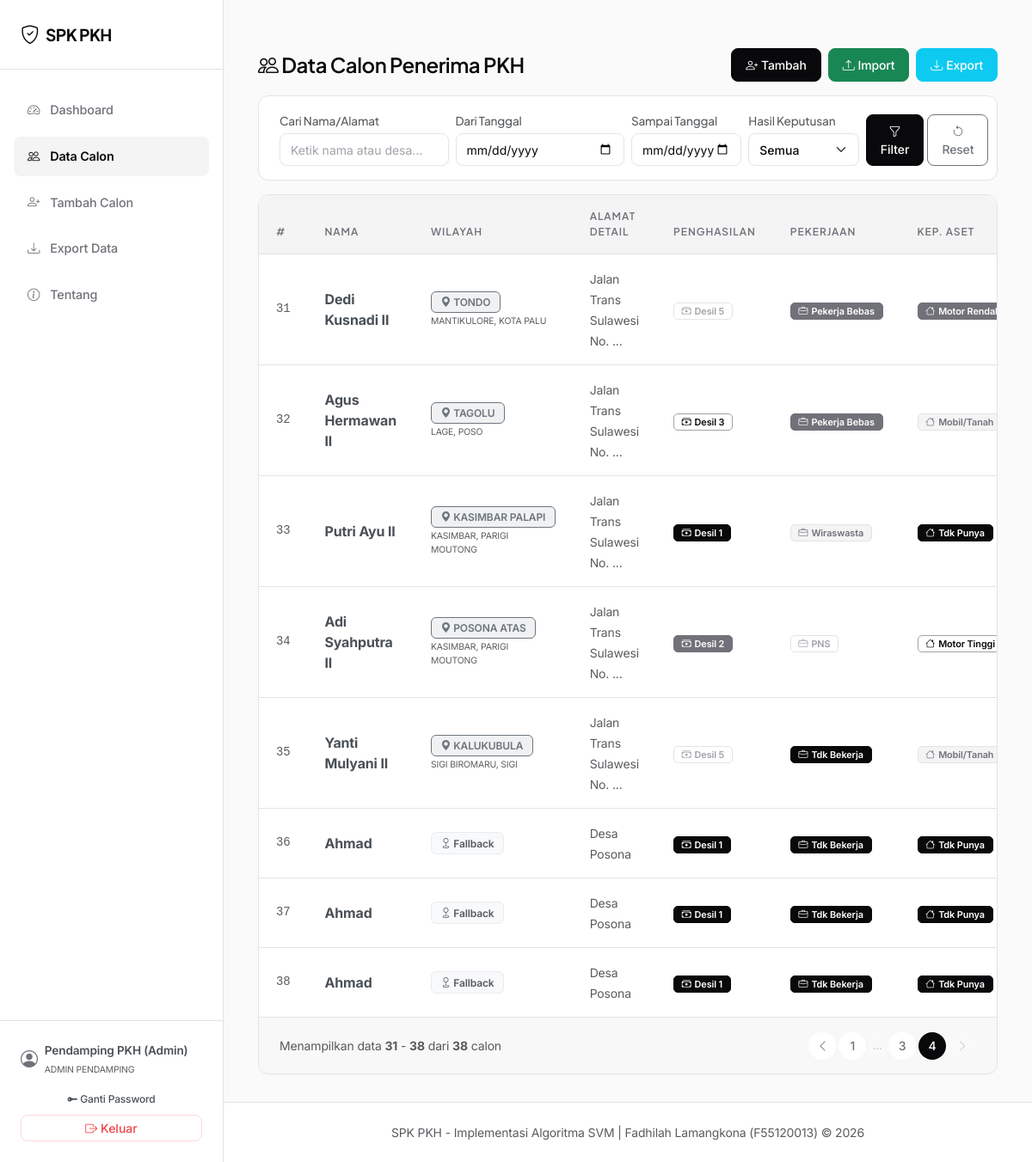
The page /calon?page=4&q=&date_from=&date_to=&hasil_filter= (signed in) on the database as committed earlier.
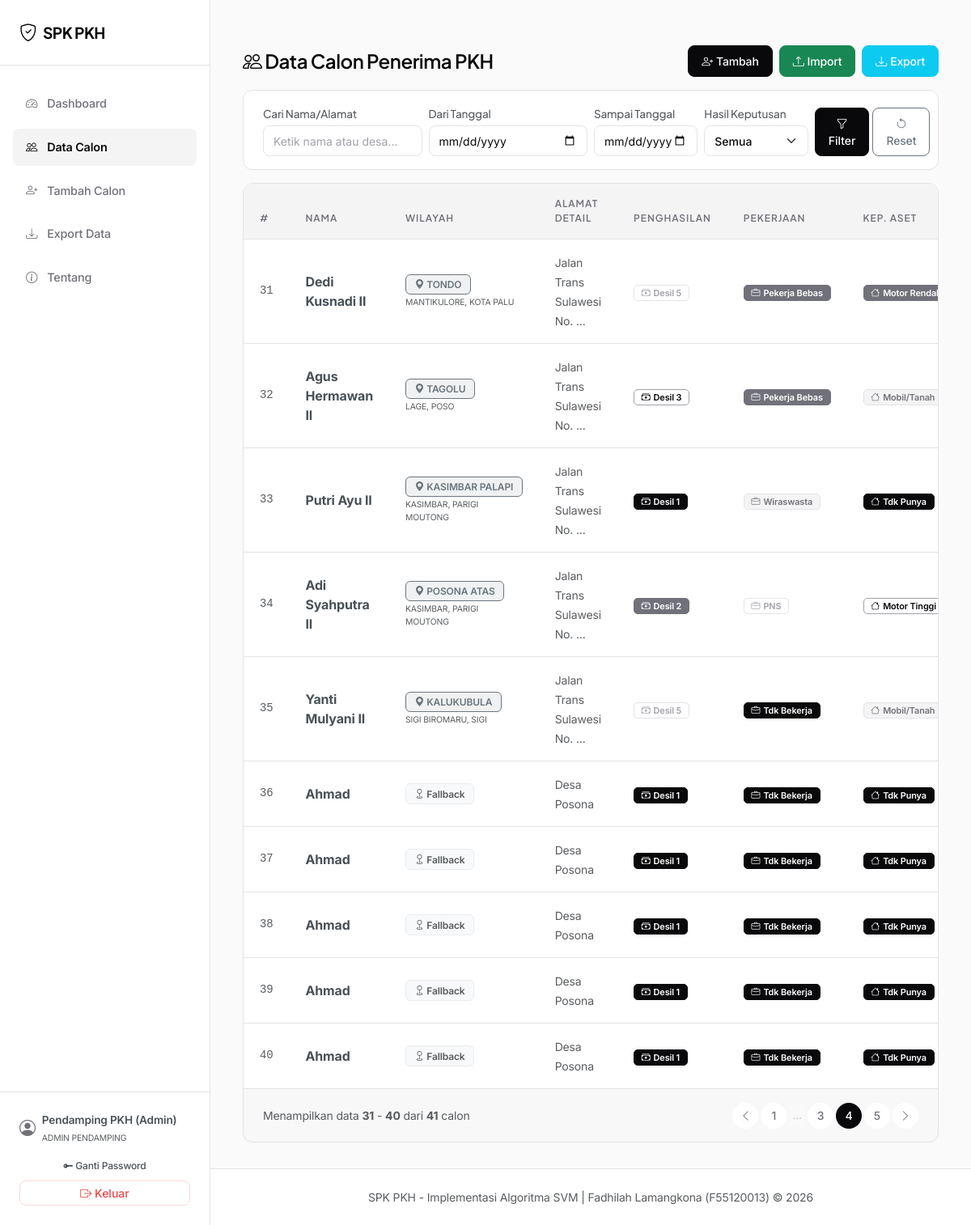
The same page on the database as committed later.
### models_db.py (models this page shows, shortened)
class CalonPenerima(db.Model):
    __tablename__ = 'calon_penerima'
    id = db.Column(db.Integer, primary_key=True)
    nama = db.Column(db.String(100), nullable=False)
    alamat = db.Column(db.Text, nullable=False)
    provinsi = db.Column(db.String(100), nullable=True)
    kabupaten = db.Column(db.String(100), nullable=True)
    kecamatan = db.Column(db.String(100), nullable=True)
    desa_kelurahan = db.Column(db.String(100), nullable=True)
    penghasilan = db.Column(db.String(100), nullable=False)  # Kategori Desil (teks)
    pekerjaan = db.Column(db.String(100), nullable=False)    # Pekerjaan (teks)
    kepemilikan_aset = db.Column(db.String(100), nullable=False) # Aset (teks)
    ibu_hamil = db.Column(db.Boolean, default=False)
    anak_usia_dini = db.Column(db.Boolean, default=False)
    anak_sekolah = db.Column(db.Boolean, default=False)
    disabilitas = db.Column(db.Boolean, default=False)
    lansia = db.Column(db.Boolean, default=False)
    created_at = db.Column(db.DateTime, default=lambda: datetime.now(timezone.utc))
    skor_penghasilan = db.Column(db.Integer, nullable=False)
    skor_pekerjaan = db.Column(db.Integer, nullable=False)
    skor_kepemilikan_aset = db.Column(db.Integer, nullable=False)
    skor_ibu_hamil = db.Column(db.Integer, nullable=False, default=0)
    skor_anak_usia_dini = db.Column(db.Integer, nullable=False, default=0)
    skor_anak_sekolah = db.Column(db.Integer, nullable=False, default=0)
    skor_disabilitas = db.Column(db.Integer, nullable=False, default=0)
    skor_lansia = db.Column(db.Integer, nullable=False, default=0)
    hasil = db.relationship('HasilKeputusan', backref='calon', uselist=False, lazy=True)

### routes/calon.py (the view, shortened to what this page needs)
@calon_bp.route('/calon')
@login_required
def daftar_calon():
    page = request.args.get('page', 1, type=int)
    q = request.args.get('q', '', type=str)
    date_from = request.args.get('date_from', '', type=str)
    date_to = request.args.get('date_to', '', type=str)
    hasil_filter = request.args.get('hasil_filter', '', type=str)
    query = CalonPenerima.query
    if q:
        query = query.filter(
            (CalonPenerima.nama.like(f"%{q}%"))
            | (CalonPenerima.alamat.like(f"%{q}%"))
        )
    if date_from:
        try:
            dt_from = datetime.strptime(date_from, '%Y-%m-%d').replace(tzinfo=timezone.utc)
            query = query.filter(CalonPenerima.created_at >= dt_from)
        except (ValueError, TypeError):
            pass
    if hasil_filter:
        if hasil_filter == 'layak':
            query = query.join(HasilKeputusan).filter(HasilKeputusan.hasil_prediksi == True)
        elif hasil_filter == 'tidak_layak':
            query = query.join(HasilKeputusan).filter(HasilKeputusan.hasil_prediksi == False)
    pagination = query.order_by(
        CalonPenerima.id.asc()
    ).paginate(page=page, per_page=10, error_out=False)
    calon_list = pagination.items
    hasil_map = {}
    for h in HasilKeputusan.query.all():
        hasil_map[h.id_calon] = h
    return render_template('calon/list.html',
                           calon_list=calon_list,
                           hasil_map=hasil_map,
                           pagination=pagination,
                           q=q,
                           date_from=date_from,
                           date_to=date_to,
                           hasil_filter=hasil_filter,
                           penghasilan_skor=PENGHASILAN_MAPPING,
                           pekerjaan_skor=PEKERJAAN_MAPPING,
                           aset_skor=ASET_MAPPING,
                           label_singkat=LABEL_SINGKAT)

### core/auth.py (called while the page is built)
def login_required(f):
    @wraps(f)
    def decorated_function(*args, **kwargs):
        if 'user_id' not in session:
            flash('Silakan login terlebih dahulu untuk mengakses sistem.', 'warning')
            return redirect(url_for('auth.login'))
        return f(*args, **kwargs)
    return decorated_function

def inject_user():
    if 'user_id' in session:
        user = User.query.get(session['user_id'])
        return dict(current_user=user)
    return dict(current_user=None)

def generate_csrf_token():
    if '_csrf_token' not in session:
        session['_csrf_token'] = secrets.token_hex(32)
    return session['_csrf_token']

def inject_csrf():
    return dict(csrf_token=generate_csrf_token())

### templates/calon/list.html (shortened to what the changed rows need)
{% extends 'base.html' %}
{% block content %}
<div class="stagger-container">
    {% if calon_list %}
    <div class="card">
        <div class="card-body p-0">
            <div class="table-responsive border-0 rounded-0">
                <table class="table table-hover mb-0">
                    <thead>
                        <tr>
                            <th>#</th>
                            <th>Nama</th>
                            <th>Wilayah</th>
                            <th>Alamat Detail</th>
                            <th>Penghasilan</th>
                            <th>Pekerjaan</th>
                            <th>Kep. Aset</th>
                        </tr>
                    </thead>
                    <tbody>
                        {% for c in calon_list %}
                        <tr>
                            <td class="font-monospace text-muted small">{{ c.id }}</td>
                            <td><strong class="text-dark-emphasis">{{ c.nama }}</strong></td>
                            <td>
                                {% if c.desa_kelurahan %}
                                <span class="badge bg-secondary bg-opacity-10 text-secondary border border-secondary border-opacity-20 small" title="{{ c.desa_kelurahan }}, {{ c.kecamatan }}, {{ c.kabupaten }}, {{ c.provinsi }}">
                                    <i class="bi bi-geo-alt-fill"></i> {{ c.desa_kelurahan }}
                                </span>
                                <div class="text-muted" style="font-size: 0.65rem; margin-top: 2px;">{{ c.kecamatan }}, {{ c.kabupaten }}</div>
                                {% else %}
                                <span class="badge bg-light text-muted border border-light-subtle small" title="Data wilayah kosong, fallback ke alamat">
                                    <i class="bi bi-geo"></i> Fallback
                                </span>
                                {% endif %}
                            </td>
                            <td><span class="text-muted small">{{ c.alamat[:25] }}{% if c.alamat|length > 25 %}...{% endif %}</span></td>
                            <td>
                                <span class="badge badge-cat badge-cat-severity-{{ penghasilan_skor.get(c.penghasilan, 3) }}" title="{{ c.penghasilan }}">
                                    <i class="bi bi-cash-stack"></i> {{ label_singkat.get(c.penghasilan, c.penghasilan) }}
                                </span>
                            </td>
                            <td>
                                <span class="badge badge-cat badge-cat-severity-{{ pekerjaan_skor.get(c.pekerjaan, 3) }}" title="{{ c.pekerjaan }}">
                                    <i class="bi bi-briefcase"></i> {{ label_singkat.get(c.pekerjaan, c.pekerjaan) }}
                                </span>
                            </td>
                            <td>
                                <span class="badge badge-cat badge-cat-severity-{{ aset_skor.get(c.kepemilikan_aset, 3) }}" title="{{ c.kepemilikan_aset }}">
                                    <i class="bi bi-house"></i> {{ label_singkat.get(c.kepemilikan_aset, c.kepemilikan_aset) }}
                                </span>
                            </td>
                        </tr>
                        {% endfor %}
                    </tbody>
                </table>
            </div>
        </div>
        {% if pagination and pagination.pages > 1 %}
        <div class="card-footer bg-surface border-top border-light border-opacity-10 py-3 px-4 d-flex flex-column flex-sm-row justify-content-between align-items-center gap-2">
            <div class="text-muted small">
                Menampilkan data <strong>{{ (pagination.page - 1) * pagination.per_page + 1 }}</strong> -
                <strong>{{ [pagination.page * pagination.per_page, pagination.total]|min }}</strong> dari
                <strong>{{ pagination.total }}</strong> calon
            </div>
            <nav aria-label="Page navigation">
                <ul class="pagination pagination-sm m-0 gap-1">
                    <li class="page-item {% if not pagination.has_prev %}disabled{% endif %}">
                        <a class="page-link border-0 rounded-circle d-flex align-items-center justify-content-center"
                           href="{{ url_for('calon.daftar_calon', page=pagination.prev_num, q=q, date_from=date_from, date_to=date_to, hasil_filter=hasil_filter) if pagination.has_prev else '#' }}"
                           style="width: 32px; height: 32px;" title="Sebelumnya">
                            <i class="bi bi-chevron-left"></i>
                        </a>
                    </li>
                    {% for p in pagination.iter_pages(left_edge=1, right_edge=1, left_current=1, right_current=2) %}
                        {% if p %}
                            <li class="page-item {% if pagination.page == p %}active{% endif %}">
                                <a class="page-link border-0 rounded-circle d-flex align-items-center justify-content-center fw-medium"
                                   href="{{ url_for('calon.daftar_calon', page=p, q=q, date_from=date_from, date_to=date_to, hasil_filter=hasil_filter) }}"
                                   style="width: 32px; height: 32px;">{{ p }}</a>
                            </li>
                        {% else %}
                            <li class="page-item disabled">
                                <span class="page-link border-0 bg-transparent text-muted px-1">...</span>
                            </li>
                        {% endif %}
                    {% endfor %}
                    <li class="page-item {% if not pagination.has_next %}disabled{% endif %}">
                        <a class="page-link border-0 rounded-circle d-flex align-items-center justify-content-center"
                           href="{{ url_for('calon.daftar_calon', page=pagination.next_num, q=q, date_from=date_from, date_to=date_to, hasil_filter=hasil_filter) if pagination.has_next else '#' }}"
                           style="width: 32px; height: 32px;" title="Berikutnya">
                            <i class="bi bi-chevron-right"></i>
                        </a>
                    </li>
                </ul>
            </nav>
        </div>
        {% endif %}
    </div>
    {% endif %}
</div>
{% endblock %}

Rows that differ between the two databases and show on the page:
added CalonPenerima: id "39", nama "Ahmad", shows "Fallback", alamat "Desa Posona", get "Desil 1", get "Tdk Bekerja", get "Tdk Punya"
added CalonPenerima: id "40", nama "Ahmad", shows "Fallback", alamat "Desa Posona", get "Desil 1", get "Tdk Bekerja", get "Tdk Punya"
Other text that changed with them:
{{ [pagination.page * pagination.per_page, pagination.total]|min }}: "38" → "40"
{{ pagination.total }}: "38" → "41"
new list line: "5"
